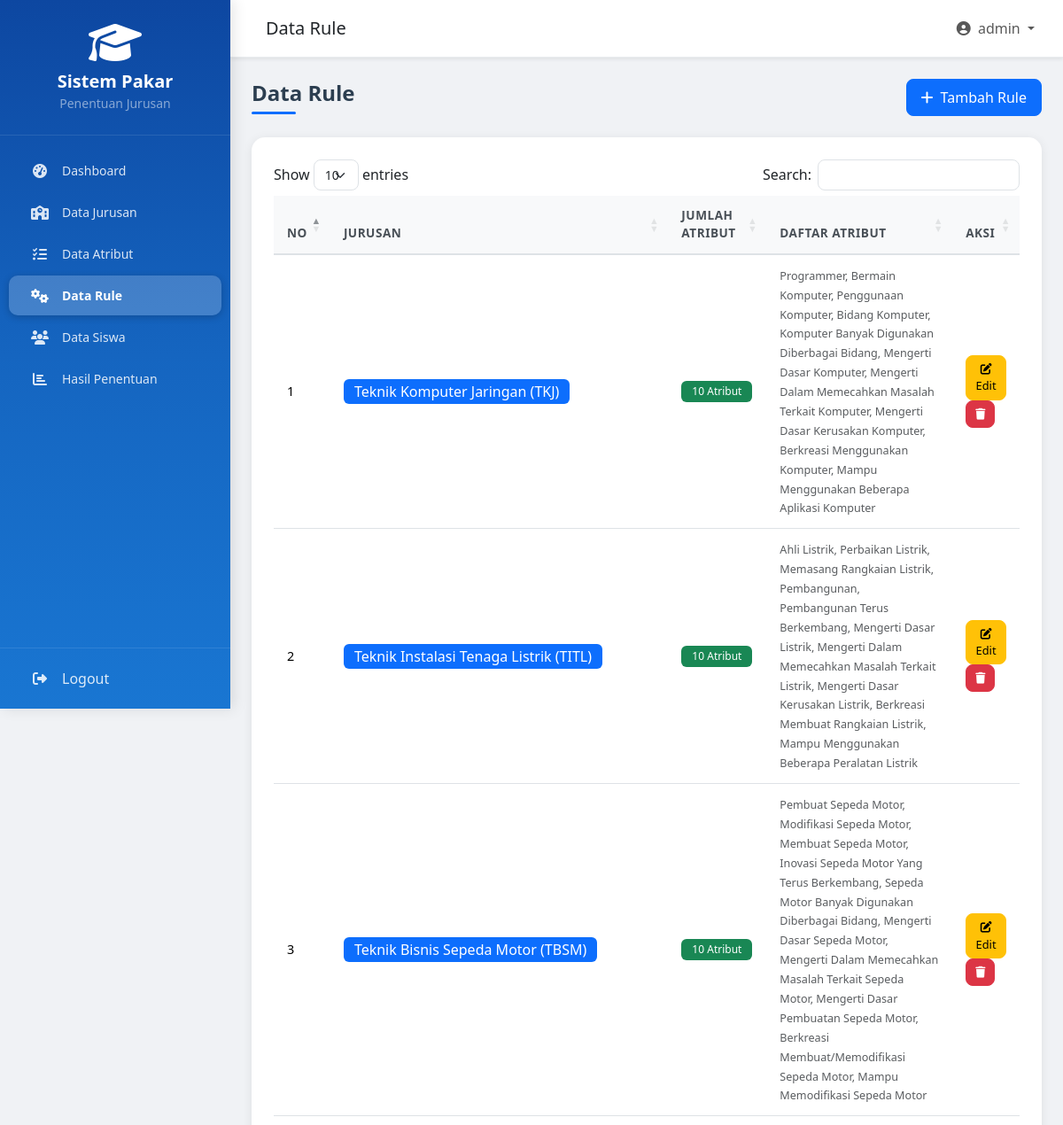
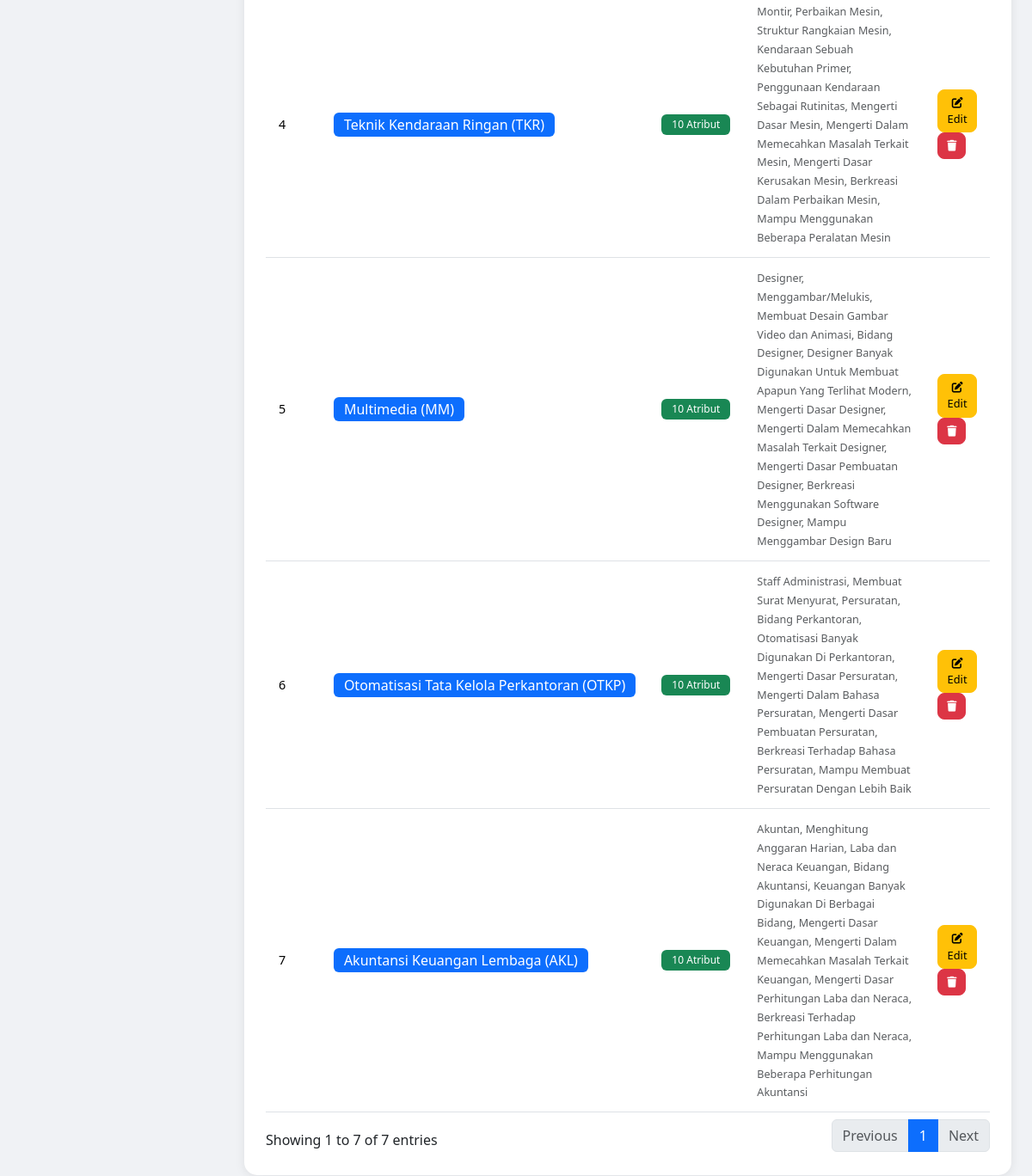
The app's page /admin/rule.php (signed in) with its own data (2 pictures, top to bottom).
### tables this page shows
CREATE TABLE jurusan (
    id_jurusan INT AUTO_INCREMENT PRIMARY KEY,
    nama_jurusan VARCHAR(100) NOT NULL
);

### config/database.php (called while the page is built, shortened)
<?php
$doc_root = rtrim(str_replace('\\', '/', $_SERVER['DOCUMENT_ROOT']), '/');
$proj_root = str_replace('\\', '/', ROOT_PATH);
if ($doc_root === $proj_root) {
    $base_url = '/';
} else {
    $base_url = '/' . basename(ROOT_PATH) . '/';
}
function base_url($path = '') {
    global $base_url;
    return $base_url . ltrim($path, '/');
}
?>

### admin/rule.php (the view, shortened to what this page needs)
<?php
require_once __DIR__ . '/../includes/session_start.php';
$rules = $conn->query("SELECT j.id_jurusan, j.nama_jurusan,
    GROUP_CONCAT(a.nama_atribut ORDER BY a.id_atribut SEPARATOR ', ') as daftar_atribut,
    COUNT(r.id_rule) as total_atribut
    FROM jurusan j
    LEFT JOIN rule_jurusan r ON j.id_jurusan = r.id_jurusan
    LEFT JOIN atribut a ON r.id_atribut = a.id_atribut
    GROUP BY j.id_jurusan, j.nama_jurusan
    ORDER BY j.id_jurusan");
include __DIR__ . '/../includes/header.php';
?>
<div class="d-flex justify-content-between align-items-center mb-4">
    <h4 class="section-title mb-0">Data Rule</h4>
    <button class="btn btn-primary" data-bs-toggle="modal" data-bs-target="#modalRule">
        <i class="fas fa-plus me-2"></i>Tambah Rule
    </button>
</div>
<div class="card">
    <div class="card-body">
        <div class="table-responsive">
            <table class="table table-hover data-table">
                <thead>
                    <tr>
                        <th>No</th>
                        <th>Jurusan</th>
                        <th>Jumlah Atribut</th>
                        <th>Daftar Atribut</th>
                        <th>Aksi</th>
                    </tr>
                </thead>
                <tbody>
                    <?php if ($rules && $rules->num_rows > 0): ?>
                        <?php $no = 1; while ($row = $rules->fetch_assoc()): ?>
                        <tr>
                            <td><?= $no++ ?></td>
                            <td><span class="badge bg-primary fs-6"><?= htmlspecialchars($row['nama_jurusan']) ?></span></td>
                            <td><span class="badge bg-success"><?= $row['total_atribut'] ?> Atribut</span></td>
                            <td><small class="text-muted"><?= htmlspecialchars($row['daftar_atribut'] ?? '-') ?></small></td>
                            <td>
                                <button class="btn btn-sm btn-warning btn-edit-rule"
                                        data-bs-toggle="modal" data-bs-target="#modalRule"
                                        data-url="<?= base_url('admin/ajax/rule_ajax.php') ?>"
                                        data-id="<?= $row['id_jurusan'] ?>">
                                    <i class="fas fa-edit"></i> Edit
                                </button>
                                <button class="btn btn-sm btn-danger btn-delete"
                                        data-url="<?= base_url('admin/ajax/rule_ajax.php') ?>"
                                        data-id="<?= $row['id_jurusan'] ?>">
                                    <i class="fas fa-trash"></i>
                                </button>
                            </td>
                        </tr>
                        <?php endwhile; ?>
                    <?php endif; ?>
                </tbody>
            </table>
        </div>
    </div>
</div>
<?php include __DIR__ . '/../includes/footer.php'; ?>

### assets/css/style.css (style rules this page uses)
:root { --primary-color: #0d6efd; --primary-dark: #0a58ca; --sidebar-width: 260px; --sidebar-bg: linear-gradient(180deg, #0d47a1 0%, #1565c0 50%, #1976d2 100%); --sidebar-text: #ffffff; --sidebar-hover: rgba(255, 255, 255, 0.1); --sidebar-active: rgba(255, 255, 255, 0.2); }
body { font-family: 'Segoe UI', Tahoma, Geneva, Verdana, sans-serif; background-color: #f0f2f5; overflow-x: hidden; }
.card { border: none; border-radius: 15px; box-shadow: 0 2px 12px rgba(0, 0, 0, 0.08); }
.card-body { padding: 25px; }
.btn { border-radius: 8px; font-weight: 500; padding: 8px 16px; transition: all 0.3s ease; }
.btn-primary { background: var(--primary-color); border-color: var(--primary-color); }
.btn-sm { padding: 5px 10px; font-size: 0.8rem; }
.table { margin-bottom: 0; }
.table thead th { background: #f8f9fa; font-weight: 600; font-size: 0.85rem; text-transform: uppercase; letter-spacing: 0.5px; color: #495057; border-bottom: 2px solid #dee2e6; padding: 12px 15px; }
.table tbody td { padding: 12px 15px; vertical-align: middle; font-size: 0.9rem; }
.badge { padding: 6px 12px; font-weight: 500; border-radius: 6px; font-size: 0.75rem; }
.bg-primary { background-color: var(--primary-color) !important; }
.section-title { font-weight: 700; color: #2c3e50; margin-bottom: 20px; position: relative; padding-bottom: 10px; }
.section-title::after { content: ''; position: absolute; bottom: 0; left: 0; width: 50px; height: 3px; background: var(--primary-color); border-radius: 3px; }

### records on screen
jurusan: nama_jurusan "Teknik Komputer Jaringan (TKJ)", total_atribut "10", daftar_atribut "Programmer, Bermain Komputer, Penggunaan Komputer, Bidang Komputer, Komputer Banyak Digunakan Diberbagai Bidang, Mengerti Dasar Komputer, Mengerti Dalam Memecahkan Masalah Terkait Komputer, Mengerti Dasar Kerusakan Komputer, Berkreasi Menggunakan Komputer, Mampu Menggunakan Beberapa Aplikasi Komputer"
jurusan: nama_jurusan "Teknik Instalasi Tenaga Listrik (TITL)", total_atribut "10", daftar_atribut "Ahli Listrik, Perbaikan Listrik, Memasang Rangkaian Listrik, Pembangunan, Pembangunan Terus Berkembang, Mengerti Dasar Listrik, Mengerti Dalam Memecahkan Masalah Terkait Listrik, Mengerti Dasar Kerusakan Listrik, Berkreasi Membuat Rangkaian Listrik, Mampu Menggunakan Beberapa Peralatan Listrik"
jurusan: nama_jurusan "Teknik Bisnis Sepeda Motor (TBSM)", total_atribut "10", daftar_atribut "Pembuat Sepeda Motor, Modifikasi Sepeda Motor, Membuat Sepeda Motor, Inovasi Sepeda Motor Yang Terus Berkembang, Sepeda Motor Banyak Digunakan Diberbagai Bidang, Mengerti Dasar Sepeda Motor, Mengerti Dalam Memecahkan Masalah Terkait Sepeda Motor, Mengerti Dasar Pembuatan Sepeda Motor, Berkreasi Membuat/Memodifikasi Sepeda Motor, Mampu Memodifikasi Sepeda Motor"
jurusan: nama_jurusan "Teknik Kendaraan Ringan (TKR)", total_atribut "10", daftar_atribut "Montir, Perbaikan Mesin, Struktur Rangkaian Mesin, Kendaraan Sebuah Kebutuhan Primer, Penggunaan Kendaraan Sebagai Rutinitas, Mengerti Dasar Mesin, Mengerti Dalam Memecahkan Masalah Terkait Mesin, Mengerti Dasar Kerusakan Mesin, Berkreasi Dalam Perbaikan Mesin, Mampu Menggunakan Beberapa Peralatan Mesin"
jurusan: nama_jurusan "Multimedia (MM)", total_atribut "10", daftar_atribut "Designer, Menggambar/Melukis, Membuat Desain Gambar Video dan Animasi, Bidang Designer, Designer Banyak Digunakan Untuk Membuat Apapun Yang Terlihat Modern, Mengerti Dasar Designer, Mengerti Dalam Memecahkan Masalah Terkait Designer, Mengerti Dasar Pembuatan Designer, Berkreasi Menggunakan Software Designer, Mampu Menggambar Design Baru"
jurusan: nama_jurusan "Otomatisasi Tata Kelola Perkantoran (OTKP)", total_atribut "10", daftar_atribut "Staff Administrasi, Membuat Surat Menyurat, Persuratan, Bidang Perkantoran, Otomatisasi Banyak Digunakan Di Perkantoran, Mengerti Dasar Persuratan, Mengerti Dalam Bahasa Persuratan, Mengerti Dasar Pembuatan Persuratan, Berkreasi Terhadap Bahasa Persuratan, Mampu Membuat Persuratan Dengan Lebih Baik"
jurusan: nama_jurusan "Akuntansi Keuangan Lembaga (AKL)", total_atribut "10", daftar_atribut "Akuntan, Menghitung Anggaran Harian, Laba dan Neraca Keuangan, Bidang Akuntansi, Keuangan Banyak Digunakan Di Berbagai Bidang, Mengerti Dasar Keuangan, Mengerti Dalam Memecahkan Masalah Terkait Keuangan, Mengerti Dasar Perhitungan Laba dan Neraca, Berkreasi Terhadap Perhitungan Laba dan Neraca, Mampu Menggunakan Beberapa Perhitungan Akuntansi"

### other values on screen
$page_title "Data Rule"
$_SESSION['username'] "admin"
